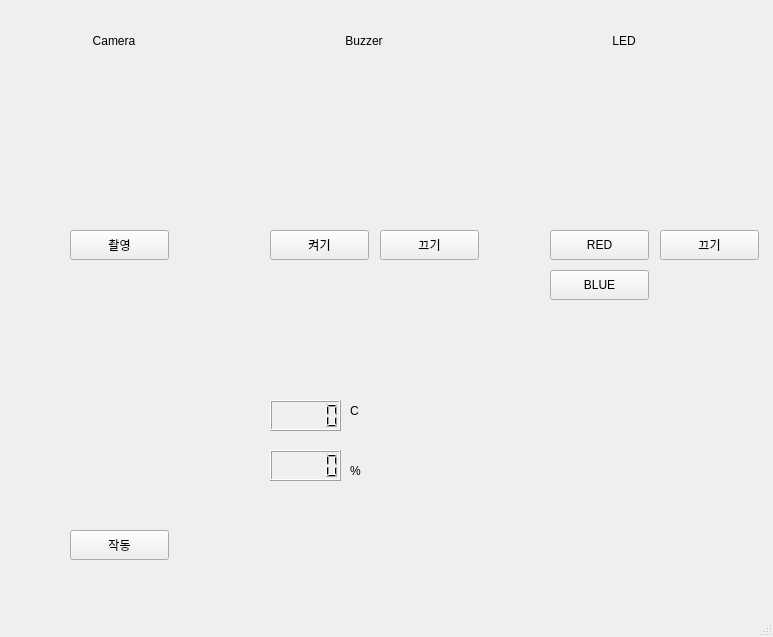
<?xml version="1.0" encoding="UTF-8"?>
<ui version="4.0">
 <class>MainWindow</class>
 <widget class="QMainWindow" name="MainWindow">
  <property name="geometry">
   <rect>
    <x>0</x>
    <y>0</y>
    <width>773</width>
    <height>637</height>
   </rect>
  </property>
  <property name="windowTitle">
   <string>MainWindow</string>
  </property>
  <widget class="QWidget" name="centralwidget">
   <widget class="QPushButton" name="CameraButton">
    <property name="geometry">
     <rect>
      <x>70</x>
      <y>230</y>
      <width>99</width>
      <height>30</height>
     </rect>
    </property>
    <property name="text">
     <string>촬영</string>
    </property>
   </widget>
   <widget class="QPushButton" name="Led_RED">
    <property name="geometry">
     <rect>
      <x>550</x>
      <y>230</y>
      <width>99</width>
      <height>30</height>
     </rect>
    </property>
    <property name="text">
     <string>RED</string>
    </property>
   </widget>
   <widget class="QPushButton" name="Led_Off">
    <property name="geometry">
     <rect>
      <x>660</x>
      <y>230</y>
      <width>99</width>
      <height>30</height>
     </rect>
    </property>
    <property name="text">
     <string>끄기</string>
    </property>
   </widget>
   <widget class="QPushButton" name="Buzzer_Off">
    <property name="geometry">
     <rect>
      <x>380</x>
      <y>230</y>
      <width>99</width>
      <height>30</height>
     </rect>
    </property>
    <property name="text">
     <string>끄기</string>
    </property>
   </widget>
   <widget class="QPushButton" name="Buzzer_On">
    <property name="geometry">
     <rect>
      <x>270</x>
      <y>230</y>
      <width>99</width>
      <height>30</height>
     </rect>
    </property>
    <property name="text">
     <string>켜기</string>
    </property>
   </widget>
   <widget class="QLabel" name="label">
    <property name="geometry">
     <rect>
      <x>80</x>
      <y>30</y>
      <width>68</width>
      <height>22</height>
     </rect>
    </property>
    <property name="text">
     <string>Camera</string>
    </property>
    <property name="alignment">
     <set>Qt::AlignCenter</set>
    </property>
   </widget>
   <widget class="QLabel" name="label_2">
    <property name="geometry">
     <rect>
      <x>590</x>
      <y>30</y>
      <width>68</width>
      <height>22</height>
     </rect>
    </property>
    <property name="frameShape">
     <enum>QFrame::NoFrame</enum>
    </property>
    <property name="text">
     <string>LED</string>
    </property>
    <property name="alignment">
     <set>Qt::AlignCenter</set>
    </property>
   </widget>
   <widget class="QLabel" name="label_3">
    <property name="geometry">
     <rect>
      <x>330</x>
      <y>30</y>
      <width>68</width>
      <height>22</height>
     </rect>
    </property>
    <property name="text">
     <string>Buzzer</string>
    </property>
    <property name="alignment">
     <set>Qt::AlignCenter</set>
    </property>
   </widget>
   <widget class="QLabel" name="label_4">
    <property name="geometry">
     <rect>
      <x>60</x>
      <y>70</y>
      <width>131</width>
      <height>141</height>
     </rect>
    </property>
    <property name="text">
     <string/>
    </property>
    <property name="pixmap">
     <pixmap>../Project/Camera.png</pixmap>
    </property>
    <property name="scaledContents">
     <bool>true</bool>
    </property>
   </widget>
   <widget class="QLabel" name="label_5">
    <property name="geometry">
     <rect>
      <x>580</x>
      <y>80</y>
      <width>131</width>
      <height>141</height>
     </rect>
    </property>
    <property name="text">
     <string/>
    </property>
    <property name="pixmap">
     <pixmap>../Project/LED.png</pixmap>
    </property>
    <property name="scaledContents">
     <bool>true</bool>
    </property>
   </widget>
   <widget class="QLabel" name="label_7">
    <property name="geometry">
     <rect>
      <x>60</x>
      <y>80</y>
      <width>121</width>
      <height>101</height>
     </rect>
    </property>
    <property name="text">
     <string/>
    </property>
    <property name="pixmap">
     <pixmap>image/Camera.png</pixmap>
    </property>
    <property name="scaledContents">
     <bool>true</bool>
    </property>
   </widget>
   <widget class="QLabel" name="label_8">
    <property name="geometry">
     <rect>
      <x>570</x>
      <y>90</y>
      <width>141</width>
      <height>81</height>
     </rect>
    </property>
    <property name="text">
     <string/>
    </property>
    <property name="pixmap">
     <pixmap>image/LED.png</pixmap>
    </property>
    <property name="scaledContents">
     <bool>true</bool>
    </property>
   </widget>
   <widget class="QLabel" name="label_9">
    <property name="geometry">
     <rect>
      <x>300</x>
      <y>100</y>
      <width>141</width>
      <height>71</height>
     </rect>
    </property>
    <property name="text">
     <string/>
    </property>
    <property name="pixmap">
     <pixmap>image/Buzzer.png</pixmap>
    </property>
    <property name="scaledContents">
     <bool>true</bool>
    </property>
   </widget>
   <widget class="QPushButton" name="Led_BLUE">
    <property name="geometry">
     <rect>
      <x>550</x>
      <y>270</y>
      <width>99</width>
      <height>30</height>
     </rect>
    </property>
    <property name="text">
     <string>BLUE</string>
    </property>
   </widget>
   <widget class="QLabel" name="label_6">
    <property name="geometry">
     <rect>
      <x>60</x>
      <y>350</y>
      <width>171</width>
      <height>191</height>
     </rect>
    </property>
    <property name="text">
     <string/>
    </property>
    <property name="pixmap">
     <pixmap>image/hygrometer.png</pixmap>
    </property>
    <property name="scaledContents">
     <bool>true</bool>
    </property>
   </widget>
   <widget class="QPushButton" name="BtnTemper">
    <property name="geometry">
     <rect>
      <x>70</x>
      <y>530</y>
      <width>99</width>
      <height>30</height>
     </rect>
    </property>
    <property name="text">
     <string>작동</string>
    </property>
   </widget>
   <widget class="QLCDNumber" name="LN_T">
    <property name="geometry">
     <rect>
      <x>270</x>
      <y>400</y>
      <width>71</width>
      <height>31</height>
     </rect>
    </property>
   </widget>
   <widget class="QLCDNumber" name="LN_H">
    <property name="geometry">
     <rect>
      <x>270</x>
      <y>450</y>
      <width>71</width>
      <height>31</height>
     </rect>
    </property>
   </widget>
   <widget class="QLabel" name="label_10">
    <property name="geometry">
     <rect>
      <x>350</x>
      <y>400</y>
      <width>68</width>
      <height>22</height>
     </rect>
    </property>
    <property name="text">
     <string>C</string>
    </property>
   </widget>
   <widget class="QLabel" name="label_11">
    <property name="geometry">
     <rect>
      <x>350</x>
      <y>460</y>
      <width>68</width>
      <height>22</height>
     </rect>
    </property>
    <property name="text">
     <string>%</string>
    </property>
   </widget>
  </widget>
  <widget class="QStatusBar" name="statusbar"/>
 </widget>
 <resources/>
 <connections/>
</ui>
